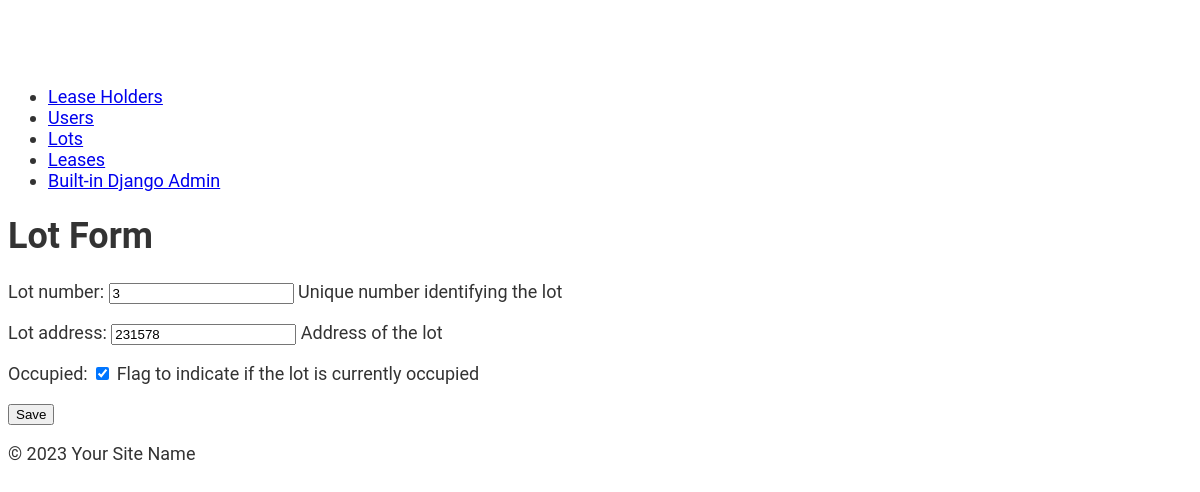
The app's page /lots/7/edit/ with its own data.
### lots/models.py (models this page shows, shortened)
class Lot(models.Model):
    lot_number = models.IntegerField(unique=True, help_text="Unique number identifying the lot")
    lot_address = models.CharField(max_length=300, help_text="Address of the lot")
    occupied = models.BooleanField(default=False, help_text="Flag to indicate if the lot is currently occupied")

### lots/views.py (the view)
# urls.py: path('lots/<int:pk>/edit/', lot_update, name='lot_update'),
def lot_update(request, pk):
    lot = get_object_or_404(Lot, pk=pk)
    form = LotForm(request.POST or None, instance=lot)
    if form.is_valid():
        form.save()
        return redirect('lot_list')
    return render(request, 'lots/lot_form.html', {'form': form})

### lots/forms.py
class LotForm(forms.ModelForm):
    class Meta:
        model = Lot
        fields = ['lot_number', 'lot_address', 'occupied']

### lots/templates/lots/lot_form.html (shortened to what this page needs)
{% extends 'lots/base.html' %}
{% block content %}
<h1>Lot Form</h1>
<form method="post">
    {{ form.as_p }}
    <button type="submit">Save</button>
</form>
{% endblock %}

### lots/static/lots/style.css (style rules this page uses)
body { font-family: 'Roboto', sans-serif; font-size: 18px; color: #333; padding-top: 60px; }
h1, h2, h3, h4, h5, h6 { font-weight: 700; }

### records on screen
Lot: lot_number "3", lot_address "231578", occupied "☑"
